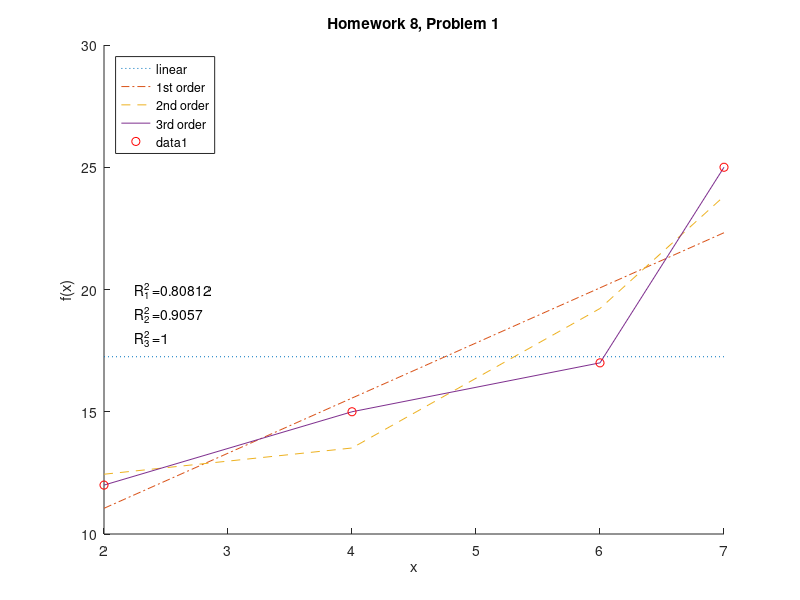

This figure's MATLAB source:
%% Homework 08 - Steve Mazza
%% Problem 1
%
clc; clear all; close all; warning off;

xd = [2 4 6 7];
yd = [12 15 17 25];

% Compute least squares regressions.
[p0,s0] = polyfit(xd,yd,0);
[p1,s1] = polyfit(xd,yd,1);
[p2,s2] = polyfit(xd,yd,2);
[p3,s3] = polyfit(xd,yd,3);

% Estimate coefficient of determination for R^2.
St=std(yd)^2*(3);
Rsq1=(St-s1.normr^2)/St;
Rsq2=(St-s2.normr^2)/St;
Rsq3=(St-s3.normr^2)/St;

% Plot the results along with the original data.
hold on; 
plot(xd,polyval(p0,xd),':');
plot(xd,polyval(p1,xd),'-.');
plot(xd,polyval(p2,xd),'--');
plot(xd,polyval(p3,xd),'-');
title('Homework 8, Problem 1');
xlabel('x');
ylabel('f(x)');
legend('linear','1st order','2nd order','3rd order', ... 
    'Location', 'NorthWest');
plot(xd,yd,'ro');
text(2.25,20,strcat('R^2_1 = ',num2str(Rsq1)));
text(2.25,19,strcat('R^2_2 = ',num2str(Rsq2)));
text(2.25,18,strcat('R^2_3 = ',num2str(Rsq3)));

%% Problem 2
%
clc; clear all; close all; warning off;

%% Problem 3
%
clc; clear all; close all; warning off;

%% Problem 4
%
clc; clear all; close all; warning off;
